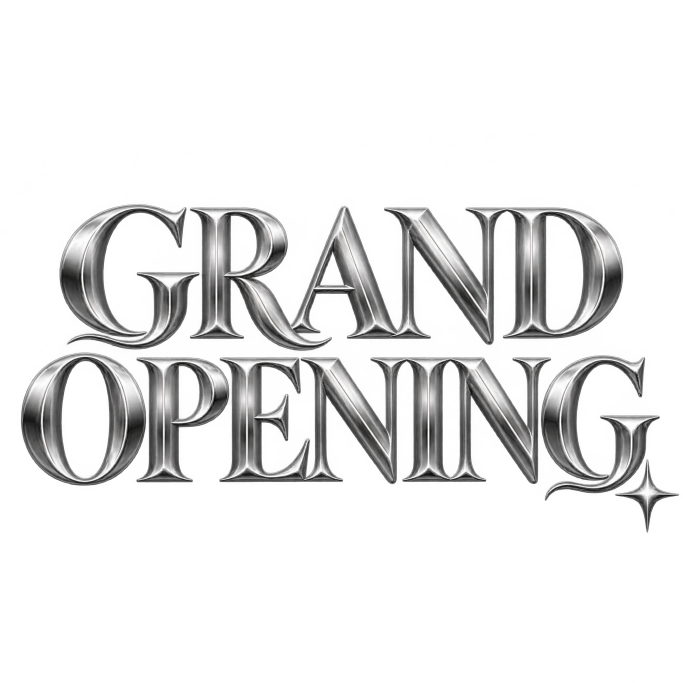
#> input picture kova-mono/assets/sig-A-src.png, 2048 x 2048 px (shown at 1/3 size)
$ python screen_sig.py ../assets/sig-A-src.png ../assets/sig-A.png 1.0 1.0
#> lines starting #> are read from the running program, lines starting #| are printed output that depends on the picture; after the words box and inside, x2 and y2 are one past the last pixel; in counts of white or black regions, pixels touching at a corner belong together
"""Prepare a chrome title on black for SCREEN blending onto a black flyer.
Everything at or below the local glow level is pushed to black (screen ignores black),
chrome highlights are kept, and a soft halo is added back from the bright parts.
No cut-out mask, so no patches, holes or fringes. Usage: screen_sig.py <src> <out>"""
import sys
import numpy as np
from PIL import Image
from scipy import ndimage as ndi

src, out = sys.argv[1], sys.argv[2]
GAMMA = float(sys.argv[3]) if len(sys.argv) > 3 else 1.05      # <1 lifts dark chrome (used for the darker title B)
GAIN = float(sys.argv[4]) if len(sys.argv) > 4 else 1.0
im = np.asarray(Image.open(src).convert('RGB')).astype(float) / 255
L = im.mean(2); h, w = L.shape
#> after `h, w = L.shape`: h = 2048; w = 2048
q = 4
bg = ndi.median_filter(L[::q, ::q], size=31)
bg = ndi.zoom(ndi.gaussian_filter(bg, 2), q, order=1)[:h, :w]
#> bg: shape (2048, 2048) float64
t = np.clip(bg * .82, 0, .9)                              # local black point: below the glow, so chrome keeps its body; leftover glow stays soft
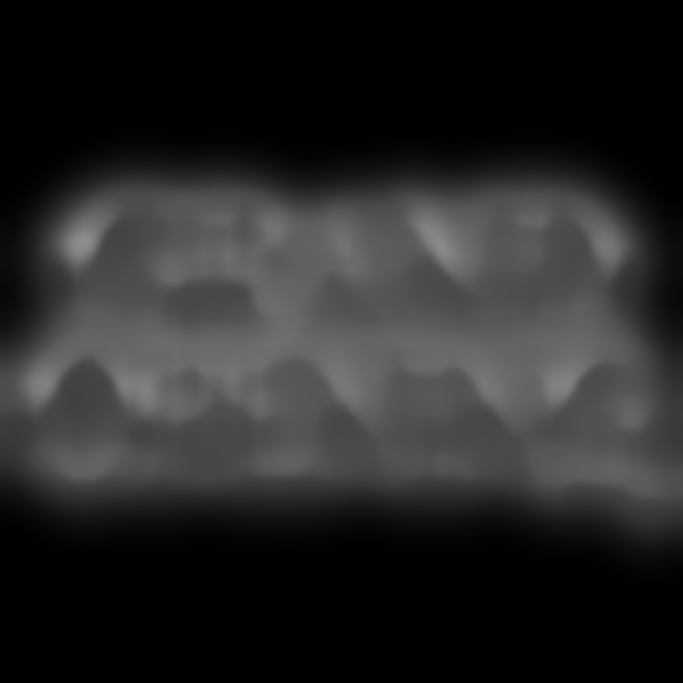
#> t: shape (2048, 2048) float64 (shown at 1/3 size); min 0, max 0.554, mean 0.154
v0 = np.clip((L - t) / (1 - t), 0, 1)
v = v0 ** 1.05
if GAMMA != 1.05 or GAIN != 1.0:
    # brighten the LETTERS only: soft mask of pixels that differ from the glow (chrome both
    # bright and dark), gaps inside strokes filled, so the glow around them is untouched
    lm = np.abs(L - bg) > .14
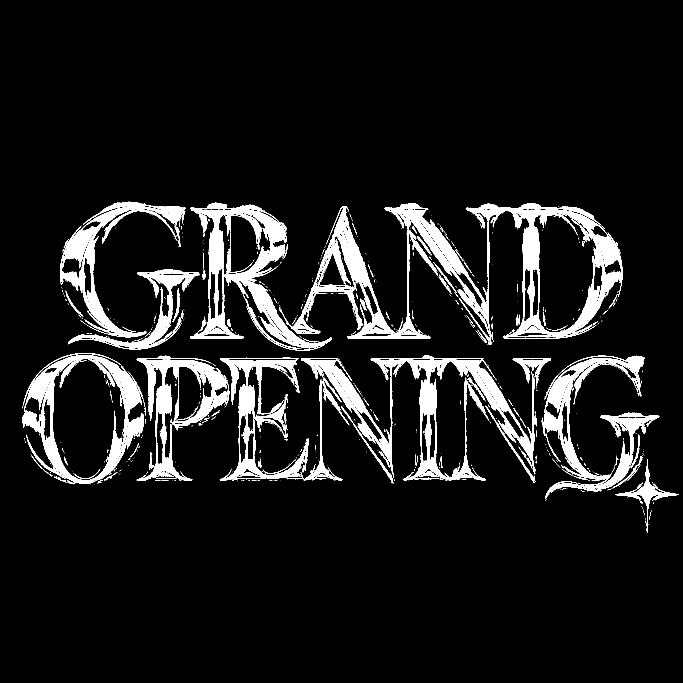
#> lm: shape (2048, 2048) bool (shown at 1/3 size); 8.6% white; 1326 white regions (1109 under 20 px), largest, box (x1, y1, x2, y2) and area: (1153, 618, 1868, 1016) 56089, (570, 623, 996, 1052) 39660, (1112, 1074, 1604, 1443) 32181
    lm = ndi.binary_closing(lm, np.ones((5, 5)))
#> lm: shape (2048, 2048) bool; 10.2% white; 349 white regions (297 under 20 px), largest, box (x1, y1, x2, y2) and area: (570, 608, 1868, 1052) 158678, (659, 1066, 1653, 1451) 98391, (66, 1059, 438, 1454) 41242
    lab, n = ndi.label(lm); sz = ndi.sum(lm, lab, range(1, n + 1))
#> after `lab, n = ndi.label(lm)`:
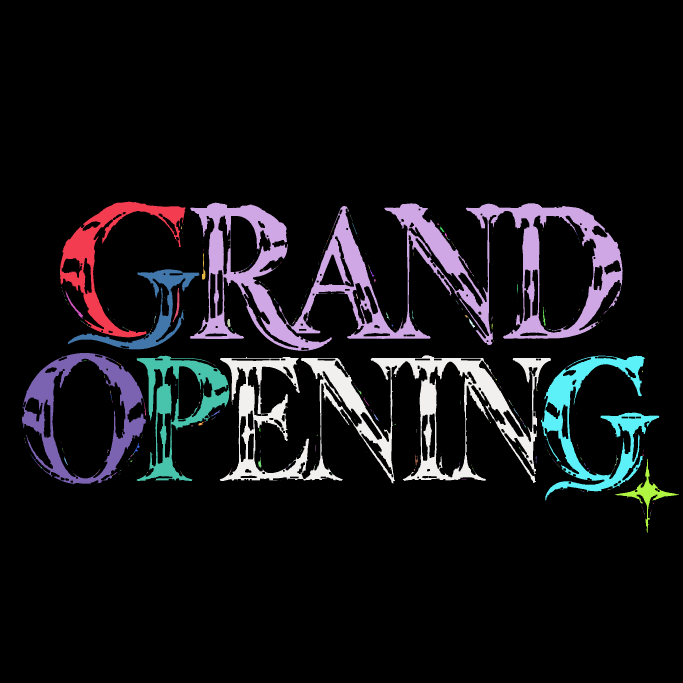
#> lab: shape (2048, 2048) int32 (shown at 1/3 size); 660 distinct labels, from 0 to 659; one colour per label, 0 black
#> after `lab, n = ndi.label(lm)`: n = 659
#> after `sz = ndi.sum(lm, lab, range(1, n + 1))`: sz = 659 values, max 158544 at index 1, min 1 at index 2, mean 646.8
    lm = np.isin(lab, 1 + np.where(sz > 400)[0])
#> lm: shape (2048, 2048) bool; 10.1% white; 10 white regions, largest, box (x1, y1, x2, y2) and area: (570, 608, 1868, 1052) 158544, (659, 1066, 1653, 1451) 98297, (66, 1059, 438, 1454) 41172
    holes = ndi.binary_fill_holes(lm) & ~lm
#> holes: shape (2048, 2048) bool; 5.8% white; 156 white regions, largest, box (x1, y1, x2, y2) and area: (157, 1076, 376, 1435) 57187, (1600, 647, 1788, 998) 47732, (1289, 1085, 1429, 1432) 27353
    hl, hn = ndi.label(holes); hs = ndi.sum(holes, hl, range(1, hn + 1))
#> after `hl, hn = ndi.label(holes)`:
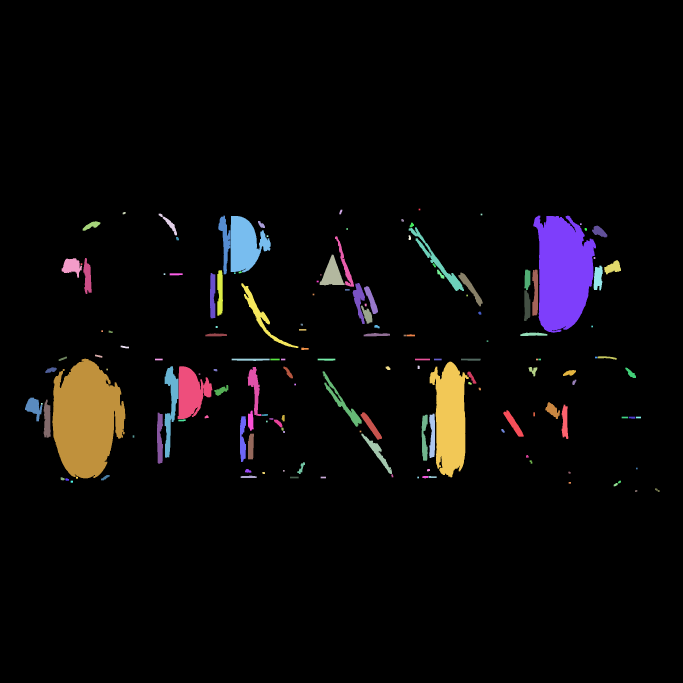
#> hl: shape (2048, 2048) int32 (shown at 1/3 size); 159 distinct labels, from 0 to 158; one colour per label, 0 black
#> after `hl, hn = ndi.label(holes)`: hn = 158
#> after `hs = ndi.sum(holes, hl, range(1, hn + 1))`: hs = 158 values, max 57187 at index 70, min 25 at index 0, mean 1532.2
    lm |= np.isin(hl, 1 + np.where(hs < 5000)[0])
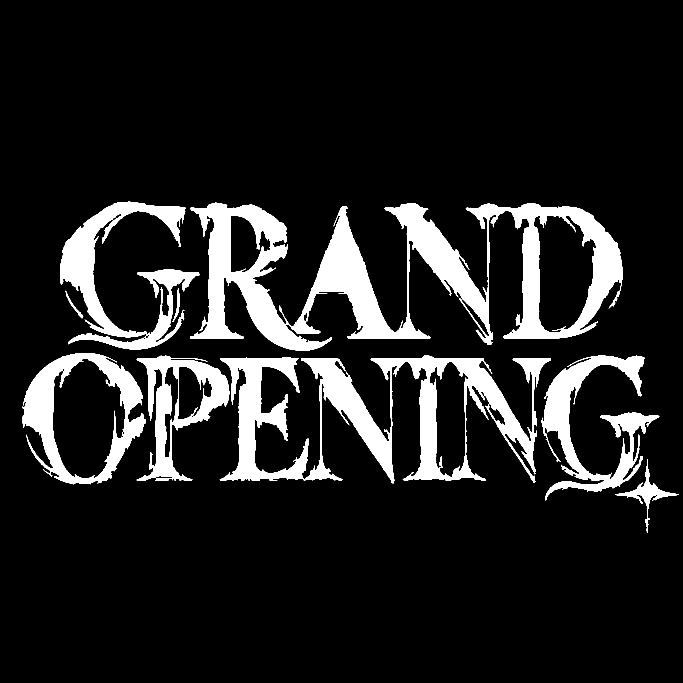
#> lm: shape (2048, 2048) bool (shown at 1/3 size); 12% white; 10 white regions, largest, box (x1, y1, x2, y2) and area: (570, 608, 1868, 1052) 196689, (659, 1066, 1653, 1451) 122493, (66, 1059, 438, 1454) 46171
    w = np.clip(ndi.gaussian_filter(ndi.binary_erosion(lm, iterations=2).astype(float), 2.0) * 1.3, 0, 1)
    vb = np.clip(v0 ** GAMMA * GAIN, 0, 1)
    v = v * (1 - w) + vb * w
rgb = im * (v / np.maximum(L, 1e-4))[..., None]
halo = ndi.gaussian_filter(v, 14) * .22                    # tight soft glow from the chrome itself
rgb = 1 - (1 - rgb) * (1 - halo[..., None])                # screen the halo in
# fade whatever glow is left to black away from the letters, so the image has no box edge
near = ndi.gaussian_filter((v > .25).astype(float), 30)
rgb = rgb * np.clip(near * 3.2, 0, 1)[..., None]
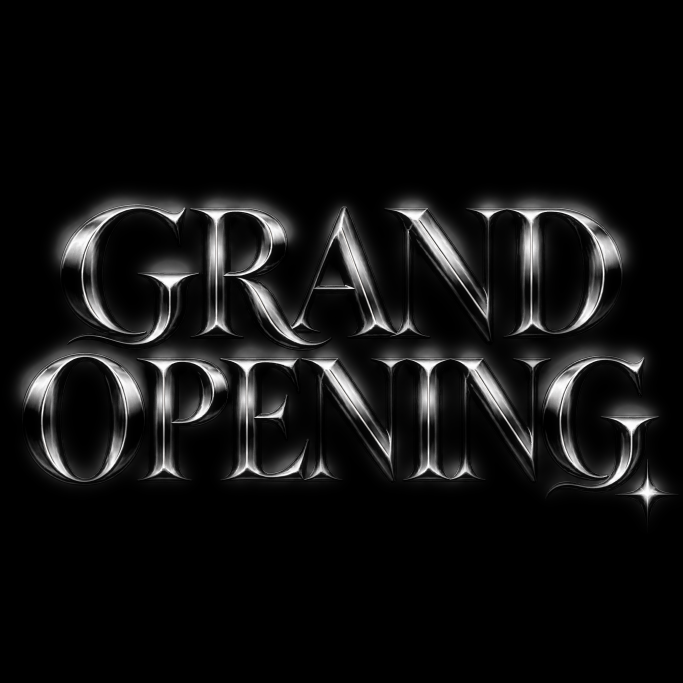
#> rgb: shape (2048, 2048, 3) float64 (shown at 1/3 size); mean R, G, B 0.065, 0.0648, 0.0648
if GAMMA < 1:                                          # crisp edges for readability: unsharp mask on the letters only
    blur = ndi.gaussian_filter(rgb, (1.6, 1.6, 0))
    rgb = rgb + (rgb - blur) * .8 * w[..., None]
img = Image.fromarray((rgb.clip(0, 1) * 255).astype(np.uint8))
bb = img.convert('L').point(lambda x: 255 if x > 40 else 0).getbbox()
#> bb = (57, 590, 2024, 1542)
pad = 60
img.crop((bb[0] - pad, bb[1] - pad, bb[2] + pad, bb[3] + pad)).save(out)
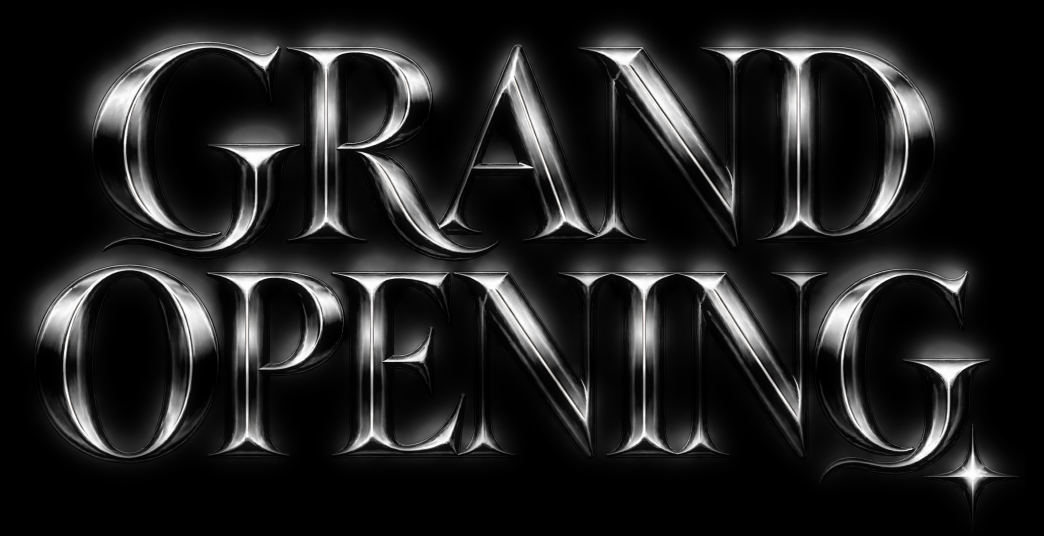
#> saved as sig-A.png: PIL image 2087x1072 RGB (shown at 1/2 size); mean R, G, B 30.7, 30.6, 30.6
print(out, bb)
#| ../assets/sig-A.png (57, 590, 2024, 1542)
